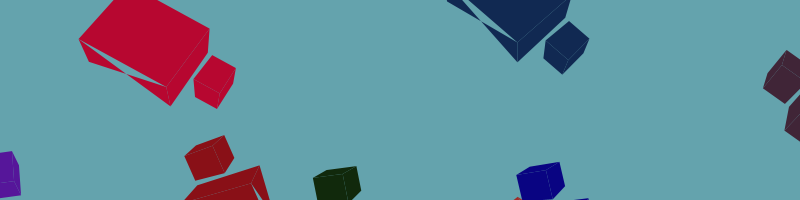
Frame 1 (no input)
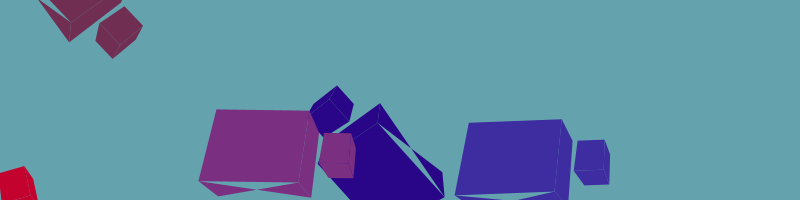
Frame 2 (the mouse pressed at the canvas centre, redrawn once)

The Processing sketch that drew these frames (run headless with seeded random() and noise(); the mouse was pressed at the canvas centre and the sketch redrawn once):

// Processing sketch: processing_117565
// ── processing_117565.pde

void setup() {
  size(800, 200);
  noLoop();
  noStroke();
}
 
void draw() {
  background(100,163,173);
 
  for (int i=25; i<width; i+=50) {
    perfume(i, 70, int(random(50, 250)), random(-5, 5));
  }
}
 
void perfume(float x, float y, float a, float b) {
  pushMatrix();
  translate(x, y);
  rotate(b);
  fill(random(250), random(50), random(250));
  quad(80, 118, 110, 120, 95, 125, 65, 123);
  quad(110, 120, 110, 145, 95, 155, 95, 125);
  quad(65, 123, 95, 125, 95, 155, 65, 150);
  quad(65, 155, 130, 162, 115, 175, 43, 165);
  quad(43, 165, 115, 175, 115, 275, 43, 258);
  quad(115, 175, 130, 162, 115, 275, 130, 255);
  ellipse(88, 165, 32, 7);
  line(72, 153, 72, 165);
  line(105, 150, 105, 165);
  popMatrix();
}

void mousePressed () {
  redraw ();
   
}
